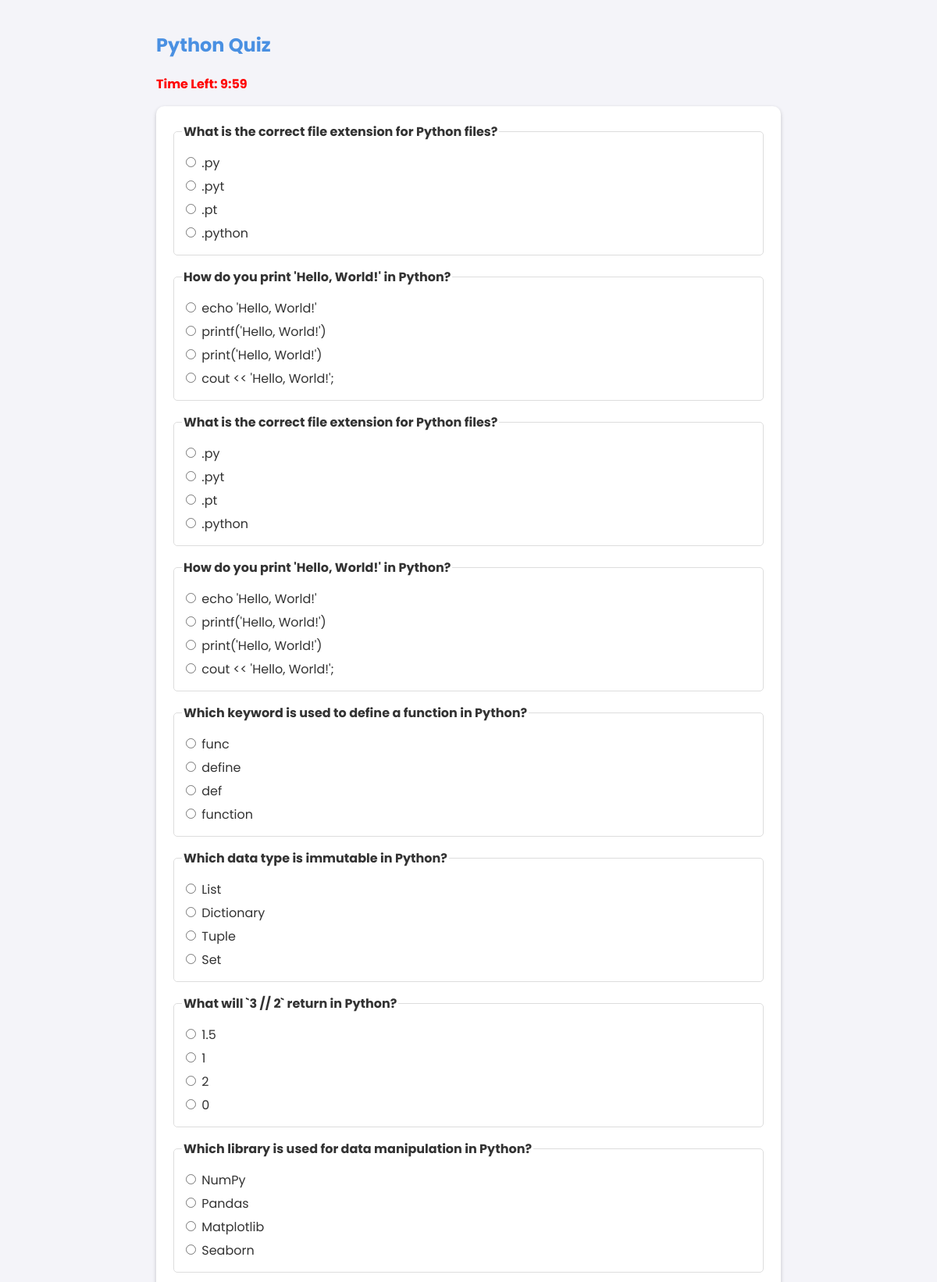
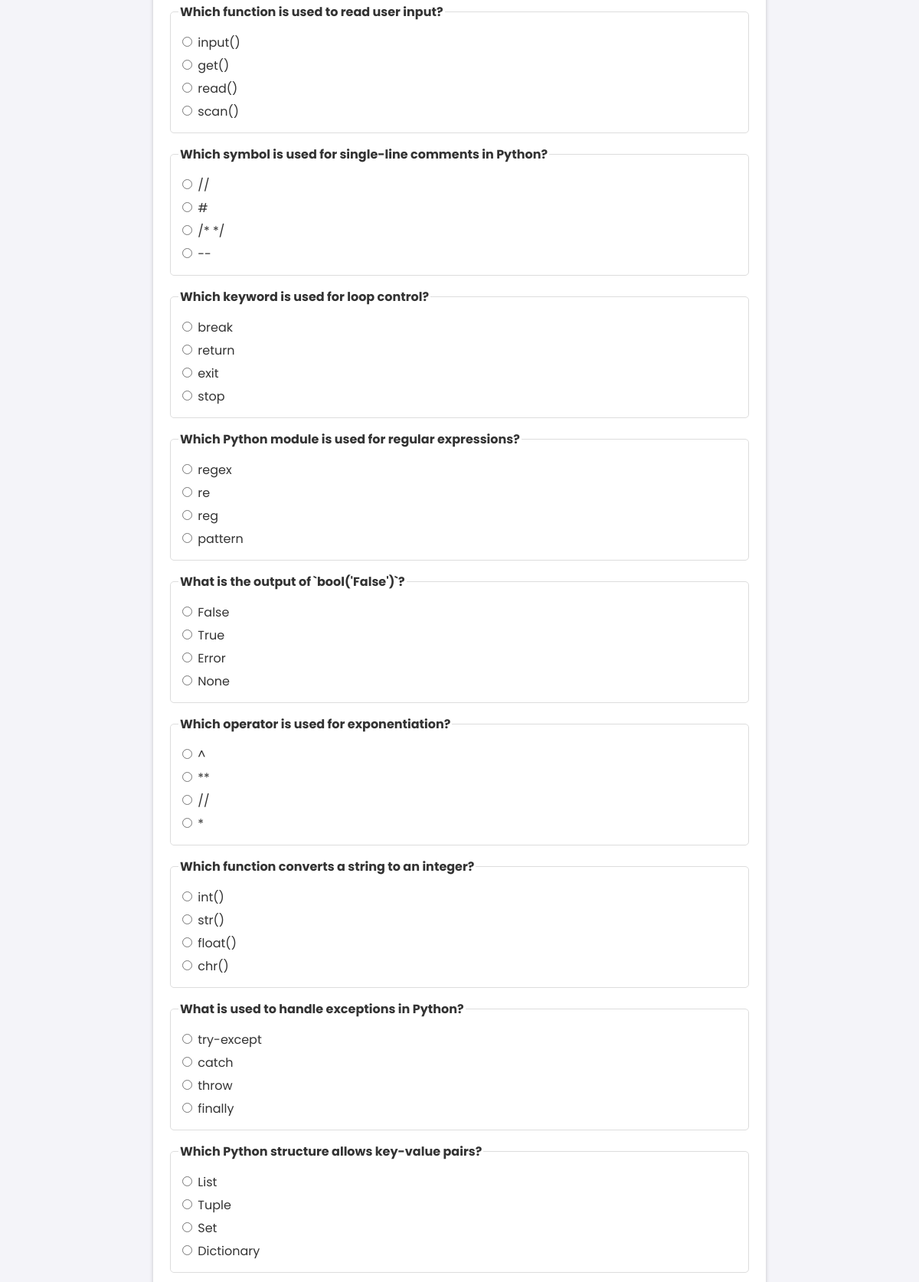
/quiz/1/ (signed in, upper part), run on the app's committed database (2 pictures, top to bottom).
### education_tutor/models.py (models this page shows, shortened)
class ProgrammingLanguage(models.Model):
    name = models.CharField(max_length=50, unique=True)

class Question(models.Model):
    language = models.ForeignKey(ProgrammingLanguage, on_delete=models.CASCADE)
    text = models.TextField()
    option1 = models.CharField(max_length=200)
    option2 = models.CharField(max_length=200)
    option3 = models.CharField(max_length=200)
    option4 = models.CharField(max_length=200)
    correct_option = models.CharField(max_length=200)

### education_tutor/views.py (the view)
# urls.py: path('quiz/<int:language_id>/', views.start_quiz, name='start_quiz'),
@login_required
def start_quiz(request, language_id):
    language = get_object_or_404(ProgrammingLanguage, id=language_id)
    questions = Question.objects.filter(language=language)
    return render(request, 'education_tutor/quiz.html', {'language': language, 'questions': questions})

### education_tutor/templates/education_tutor/quiz.html (shortened to what this page needs)
{% extends "education_tutor/base.html" %}
{% block content %}
    <h2 style="color: #4A90E2;">{{ language.name }} Quiz</h2>
    <p id="timer" style="font-weight: bold; color: red;">Time Left: 10:00</p>
    <form id="quiz-form" method="POST" action="{% url 'submit_quiz' language.id %}"
          style="background: white; padding: 20px; border-radius: 10px; box-shadow: 0 2px 5px rgba(0, 0, 0, 0.2);">
        {% for question in questions %}
            <fieldset style="margin-bottom: 15px; padding: 10px; border: 1px solid #ddd; border-radius: 5px;">
                <legend style="font-weight: bold;">{{ question.text }}</legend>
                <label style="display: block; margin: 5px 0;">
                    <input type="radio" name="{{ question.id }}" value="{{ question.option1 }}"> {{ question.option1 }}
                </label>
                <label style="display: block; margin: 5px 0;">
                    <input type="radio" name="{{ question.id }}" value="{{ question.option2 }}"> {{ question.option2 }}
                </label>
                <label style="display: block; margin: 5px 0;">
                    <input type="radio" name="{{ question.id }}" value="{{ question.option3 }}"> {{ question.option3 }}
                </label>
                <label style="display: block; margin: 5px 0;">
                    <input type="radio" name="{{ question.id }}" value="{{ question.option4 }}"> {{ question.option4 }}
                </label>
            </fieldset>
        {% endfor %}
    </form>
{% endblock %}

### education_tutor/templates/education_tutor/base.html (style rules this page uses)
body { font-family: 'Poppins', sans-serif; margin: 0; padding: 0; background-color: #f4f4f9; color: #333; }
h2 { color: #6200ea; }

### data on the page
ProgrammingLanguage: name "Python"
Question: text "What is the correct file extension for Python files?", option1 ".py", option2 ".pyt", option3 ".pt", option4 ".python"
Question: text "How do you print 'Hello, World!' in Python?", option1 "echo 'Hello, World!'", option2 "printf('Hello, World!')", option3 "print('Hello, World!')", option4 "cout << 'Hello, World!';"
Question: text "What is the correct file extension for Python files?", option1 ".py", option2 ".pyt", option3 ".pt", option4 ".python"
Question: text "How do you print 'Hello, World!' in Python?", option1 "echo 'Hello, World!'", option2 "printf('Hello, World!')", option3 "print('Hello, World!')", option4 "cout << 'Hello, World!';"
Question: text "Which keyword is used to define a function in Python?", option1 "func", option2 "define", option3 "def", option4 "function"
Question: text "Which data type is immutable in Python?", option1 "List", option2 "Dictionary", option3 "Tuple", option4 "Set"
Question: text "What will `3 // 2` return in Python?", option1 "1.5", option2 "1", option3 "2", option4 "0"
Question: text "Which library is used for data manipulation in Python?", option1 "NumPy", option2 "Pandas", option3 "Matplotlib", option4 "Seaborn"
Question: text "Which function is used to read user input?", option1 "input()", option2 "get()", option3 "read()", option4 "scan()"
Question: text "Which symbol is used for single-line comments in Python?", option1 "//", option2 "#", option3 "/* */", option4 "--"
Question: text "Which keyword is used for loop control?", option1 "break", option2 "return", option3 "exit", option4 "stop"
Question: text "Which Python module is used for regular expressions?", option1 "regex", option2 "re", option3 "reg", option4 "pattern"
Question: text "What is the output of `bool('False')`?", option1 "False", option2 "True", option3 "Error", option4 "None"
Question: text "Which operator is used for exponentiation?", option1 "^", option2 "**", option3 "//", option4 "*"
Question: text "Which function converts a string to an integer?", option1 "int()", option2 "str()", option3 "float()", option4 "chr()"
Question: text "What is used to handle exceptions in Python?", option1 "try-except", option2 "catch", option3 "throw", option4 "finally"
Question: text "Which Python structure allows key-value pairs?", option1 "List", option2 "Tuple", option3 "Set", option4 "Dictionary"
